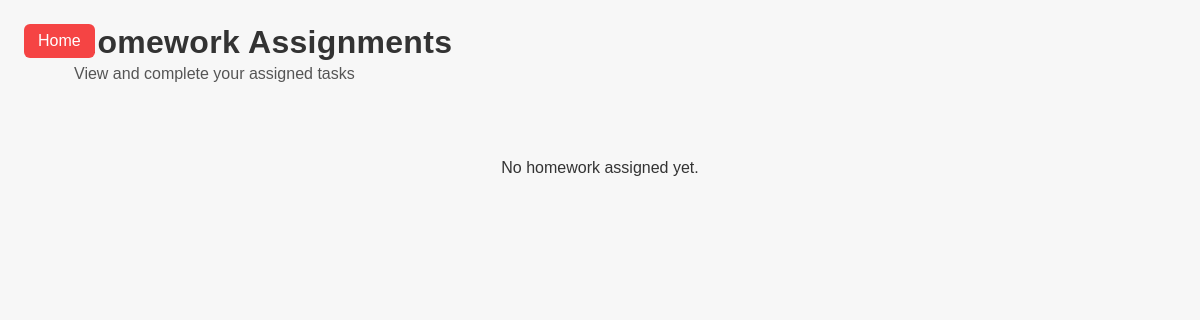
/homework/ (signed in), run on an earlier commit of the app's database.
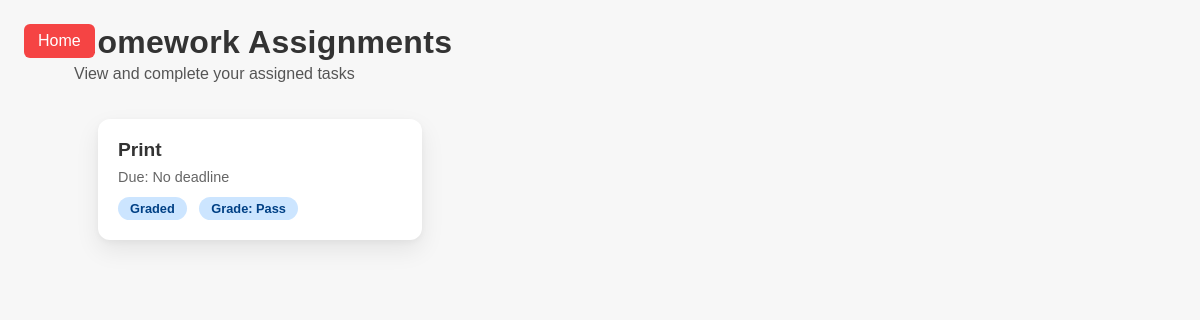
And on a later commit of the database.
### homework/models.py (models this page shows, shortened)
class Assignment(models.Model):
    group = models.ForeignKey(Group, on_delete=models.CASCADE, related_name="assignments")
    source_template = models.ForeignKey(HomeworkTemplate, on_delete=models.SET_NULL, null=True, blank=True, help_text="Select a template to auto-fill fields")
    title = models.CharField(max_length=200)
    description = models.TextField()
    starter_code = models.TextField(default="# Write your code here", blank=True)
    due_date = models.DateTimeField(null=True, blank=True)
    created_at = models.DateTimeField(auto_now_add=True)

class Submission(models.Model):
    STATUS_CHOICES = [
        ('draft', 'In Progress'),
        ('submitted', 'Submitted'),
        ('graded', 'Graded'),
    ]
    assignment = models.ForeignKey(Assignment, on_delete=models.CASCADE, related_name="submissions")
    student = models.ForeignKey(User, on_delete=models.CASCADE, related_name="homework_submissions")
    code = models.TextField(blank=True)
    status = models.CharField(max_length=20, choices=STATUS_CHOICES, default='draft')
    grade = models.CharField(max_length=10, blank=True, help_text="e.g. A, 8/10, Pass")
    feedback = models.TextField(blank=True)
    submitted_at = models.DateTimeField(auto_now=True)
    class Meta:
        unique_together = ('assignment', 'student')

### homework/views.py (the view)
# urls.py: path('homework/', views.homework, name='homework'),
@login_required
def homework(request):
    user_groups = request.user.groups.all()
    assignments = Assignment.objects.filter(group__in=user_groups).order_by('-due_date')
    submissions = Submission.objects.filter(student=request.user, assignment__in=assignments)
    submission_map = {s.assignment_id: s for s in submissions}
    for a in assignments:
        sub = submission_map.get(a.id)
        a.user_status = sub.status if sub else 'todo'
        a.user_grade = sub.grade if sub else ''
    return render(request, 'homework.html', {
        'assignments': assignments,
    })

### homework/templates/homework.html (shortened to what this page needs)
{% load static %}
<!DOCTYPE html>
<html lang="en">
<head>
  <link rel="stylesheet" href="{% static 'pastpapers/style.css' %}">
</head>
<body>
  <a class="homebutton" href="{% url 'home' %}">Home</a>
  <main class="pp-container">
    <header class="pp-header">
      <h1>Homework Assignments</h1>
      <p class="pp-sub">View and complete your assigned tasks</p>
    </header>
    <div class="hw-grid">
      {% for a in assignments %}
      <a href="{% url 'homework_detail' a.pk %}" class="hw-card">
        <div class="hw-title">{{ a.title }}</div>
        <div class="hw-meta">
            Due: {{ a.due_date|date:"M d, Y H:i"|default:"No deadline" }}
        </div>
        <div>
            <span class="hw-status status-{{ a.user_status }}">
                {{ a.user_status|title }}
            </span>
            {% if a.user_grade %}
            <span class="hw-status status-graded" style="margin-left: 8px;">
                Grade: {{ a.user_grade }}
            </span>
            {% endif %}
        </div>
      </a>
      {% empty %}
      <p style="padding: 24px; text-align: center; grid-column: 1/-1;">No homework assigned yet.</p>
      {% endfor %}
    </div>
  </main>
</body>
</html>

What changed in the data, as far as the page shows it:
added Assignment: title "Print", due_date "No deadline", user_status "Graded", user_grade "Pass"
Also different on the page:
text no longer shown: "No homework assigned yet."
